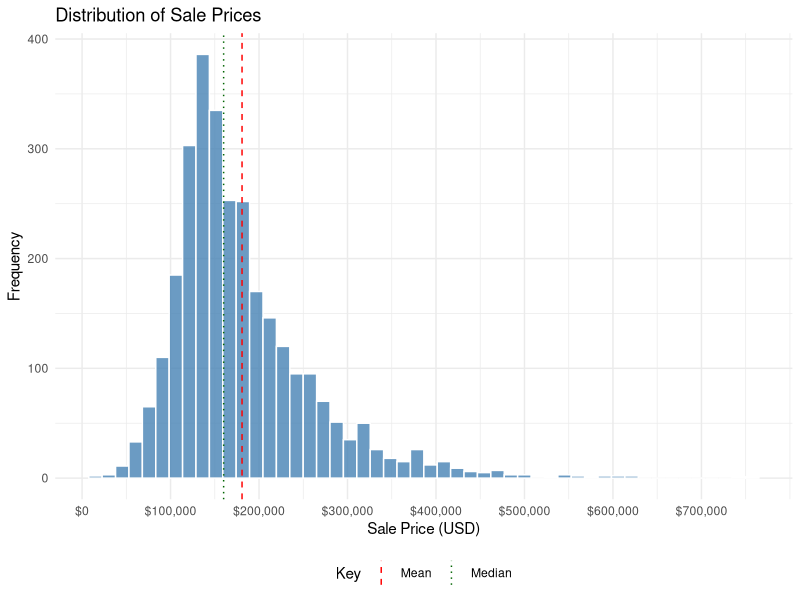

Recreate this plot in R.
library(tidyverse)
library(modeldata)

# Load data
data(ames, package = "modeldata")

# All summary statistics
stats <- ames %>%
  summarise(
    Count = n(),
    Mean = mean(Sale_Price),
    Median = median(Sale_Price),
    SD = sd(Sale_Price),
    Min = min(Sale_Price),
    Q1 = quantile(Sale_Price, 0.25),
    Q3 = quantile(Sale_Price, 0.75),
    Max = max(Sale_Price)
  ) %>%
  mutate(across(where(is.numeric), round, 0))

print(stats)

# Create histogram with mean and median lines
ggplot(ames, aes(x = Sale_Price)) +
  geom_histogram(bins = 50, fill = "steelblue", color = "white", alpha = 0.8) +
  geom_vline(aes(xintercept = stats$Mean, color = "Mean", linetype = "Mean")) +
  geom_vline(aes(xintercept = stats$Median, color = "Median", linetype = "Median")) +
  scale_color_manual(name = "Key", values = c("Mean" = "red", "Median" = "darkgreen")) +
  scale_linetype_manual(name = "Key", values = c("Mean" = "dashed", "Median" = "dotted")) +
  labs(title = "Distribution of Sale Prices", 
       x = "Sale Price (USD)", 
       y = "Frequency") +
  scale_x_continuous(
    labels = scales::dollar_format(), 
    breaks = seq(0, 700000, by = 100000)  
  ) +
  theme_minimal() +
  theme(legend.position = "bottom")
